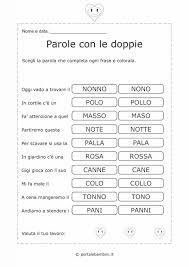
#> input picture MARTI.jpg, 189 x 267 px
$ python TkinterApp.py MARTI.jpg
#> lines starting #> are read from the running program, lines starting #| are printed output that depends on the picture
from tkinter import *
import requests
from random import randint
from PIL import Image, ImageTk
import sys
import os

#loading images
im = Image.open("MARTI.jpg")
#> im is the input picture: PIL image 189x267 RGB; min 0, max 255, mean 243.4
image1 = im.resize((500, 500))
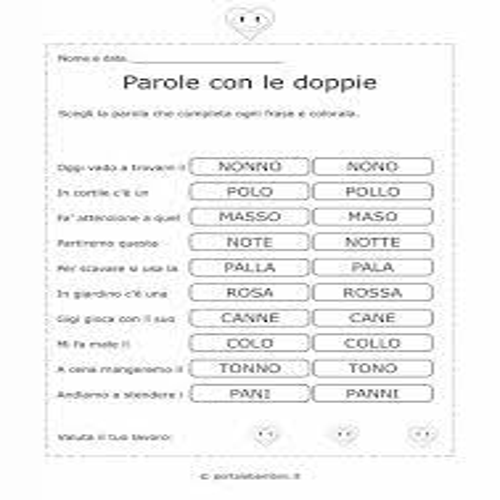
#> image1: PIL image 500x500 RGB; min 6, max 255, mean 243.2

im2 = Image.open("MARTI1.jpg")
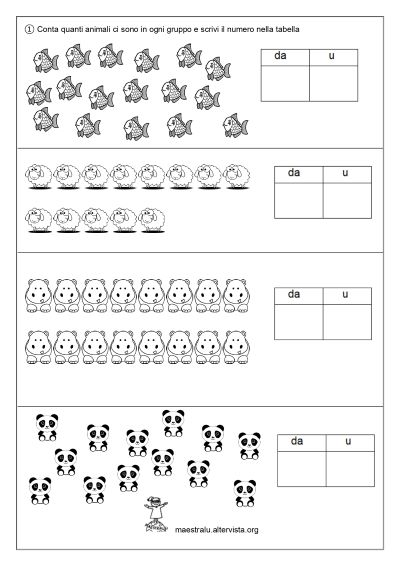
#> input picture MARTI1.jpg, 400 x 566 px
#> im2 is the input picture: PIL image 400x566 RGB; mean R, G, B 240.3, 240.3, 240.3
image2 = im2.resize((500, 500))
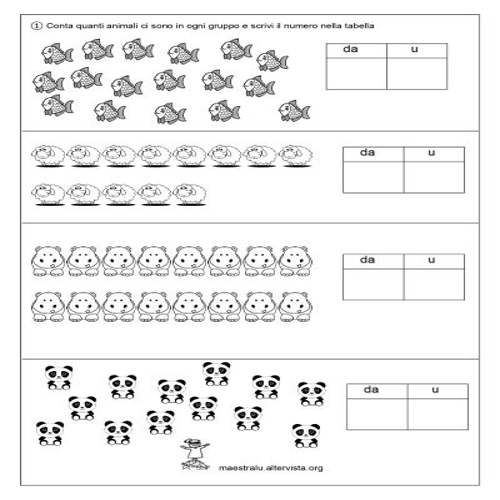
#> image2: PIL image 500x500 RGB; mean R, G, B 240, 240, 240

#setting lists

list1 = ["nonno", "pollo", "masso", "notte", "pala", "rosa", "cane", "collo", "tonno", "panni"]
list2 = []
list3 = [[1, 7], [1, 3], [1, 6], [1, 3]]


def restart_program():
    python = sys.executable
    os.execl(python, python, *sys.argv)


# richiedi il nome e randomizzalo dall'API
def get_random_name():
    r = requests.get('https://svnweb.freebsd.org/csrg/share/dict/propernames?revision=61766&view=co')
    text = r.text
    individual_word = text.split()
    random_number = randint(0, len(individual_word))
    return individual_word[random_number]
